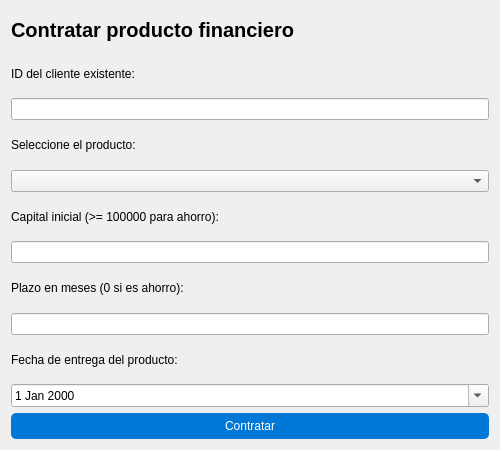
<?xml version="1.0" encoding="UTF-8"?>
<ui version="4.0">
 <class>Contratar</class>
 <widget class="QWidget" name="Contratar">
  <property name="geometry">
   <rect>
    <x>0</x>
    <y>0</y>
    <width>500</width>
    <height>450</height>
   </rect>
  </property>
  <property name="windowTitle">
   <string>Contratar Producto</string>
  </property>
  <layout class="QVBoxLayout" name="verticalLayout">
   <item>
    <widget class="QLabel" name="labelTitulo">
     <property name="font">
      <font>
       <pointsize>15</pointsize>
       <weight>75</weight>
       <bold>true</bold>
      </font>
     </property>
     <property name="text">
      <string>Contratar producto financiero</string>
     </property>
    </widget>
   </item>
   <item>
    <widget class="QLabel" name="labelCliente">
     <property name="text">
      <string>ID del cliente existente:</string>
     </property>
    </widget>
   </item>
   <item>
    <widget class="QLineEdit" name="input_id_cliente"/>
   </item>
   <item>
    <widget class="QLabel" name="labelProducto">
     <property name="text">
      <string>Seleccione el producto:</string>
     </property>
    </widget>
   </item>
   <item>
    <widget class="QComboBox" name="productos_combo"/>
   </item>
   <item>
    <widget class="QLabel" name="labelCapital">
     <property name="text">
      <string>Capital inicial (&gt;= 100000 para ahorro):</string>
     </property>
    </widget>
   </item>
   <item>
    <widget class="QLineEdit" name="input_capital"/>
   </item>
   <item>
    <widget class="QLabel" name="labelPlazo">
     <property name="text">
      <string>Plazo en meses (0 si es ahorro):</string>
     </property>
    </widget>
   </item>
   <item>
    <widget class="QLineEdit" name="input_plazo"/>
   </item>
   <item>
    <widget class="QLabel" name="labelFecha">
     <property name="text">
      <string>Fecha de entrega del producto:</string>
     </property>
    </widget>
   </item>
   <item>
    <widget class="QDateEdit" name="fecha_entrega">
     <property name="calendarPopup">
      <bool>true</bool>
     </property>
    </widget>
   </item>
   <item>
    <widget class="QPushButton" name="btn_contratar">
     <property name="text">
      <string>Contratar</string>
     </property>
     <property name="styleSheet">
      <string notr="true">
        QPushButton {
            background-color: #0078d7;
            color: white;
            border-radius: 5px;
            padding: 6px;
        }
        QPushButton:hover {
            background-color: #005fa3;
        }
        QPushButton:pressed {
            background-color: #c0392b;
        }
      </string>
     </property>
    </widget>
   </item>
  </layout>
 </widget>
 <resources/>
 <connections/>
</ui>
